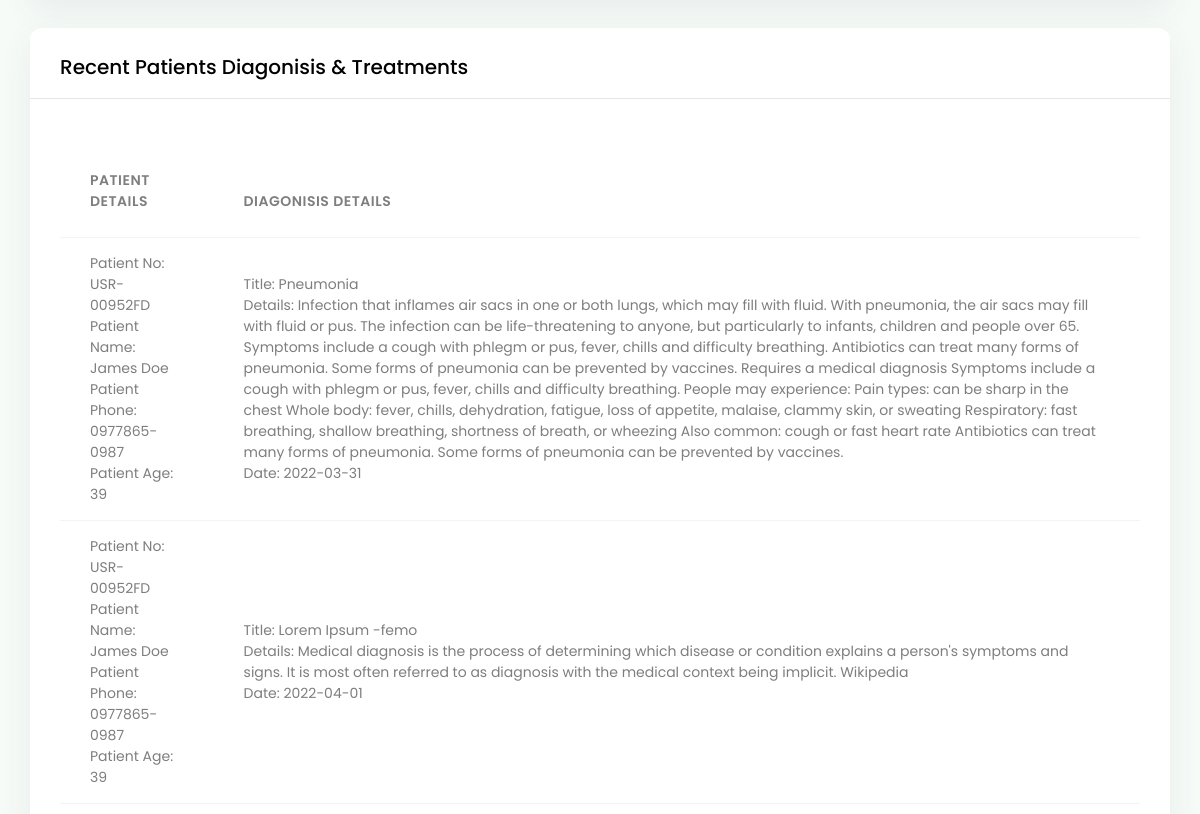
Before: /views/doctor.php?view=1 (middle part) with the older database file.
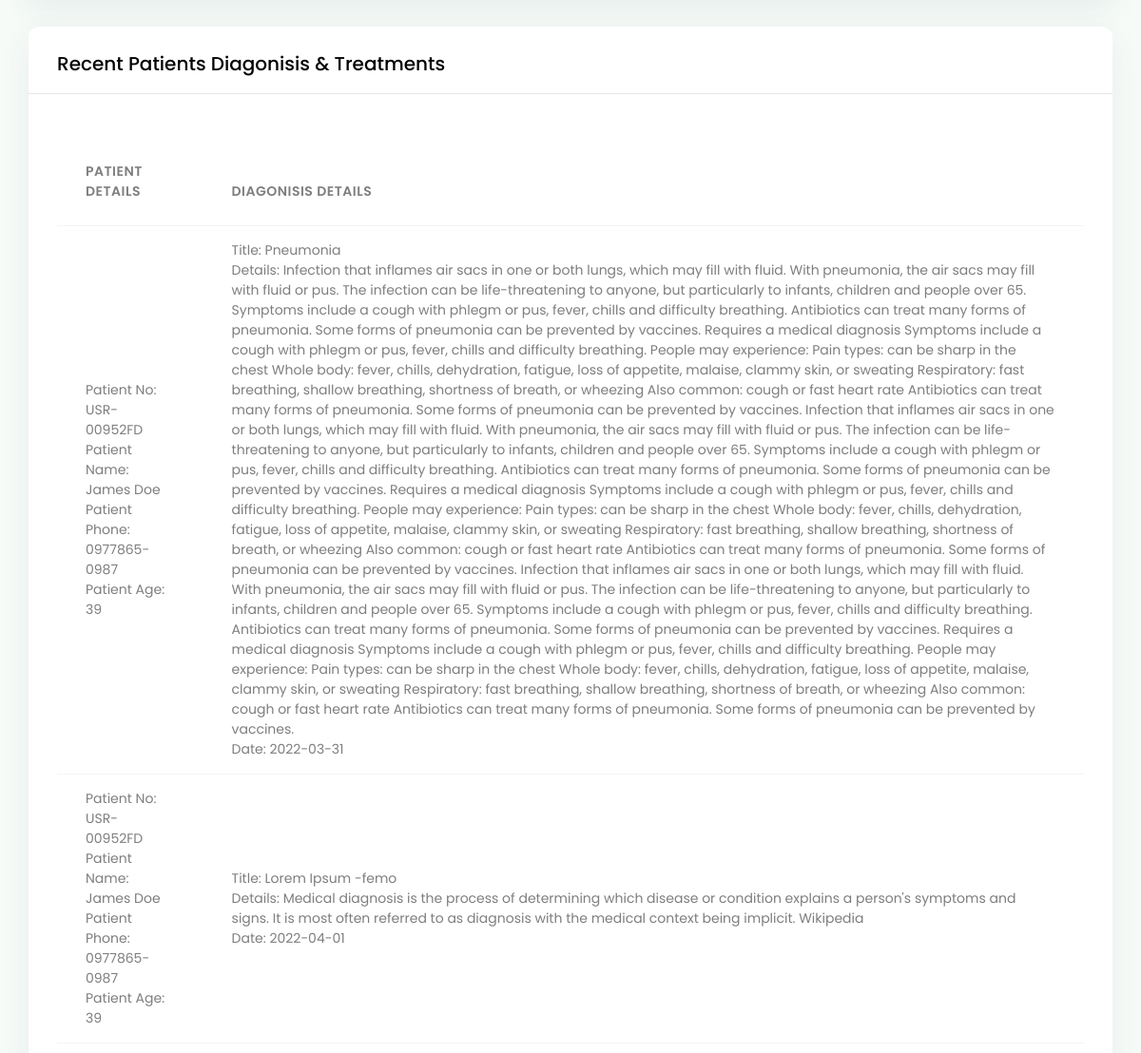
After: the same page with the newer database file.
### tables this page shows
CREATE TABLE `users` (
  `user_id` int(200) NOT NULL,
  `user_number` varchar(200) DEFAULT NULL,
  `user_name` varchar(200) DEFAULT NULL,
  `user_email` varchar(200) DEFAULT NULL,
  `user_phone` varchar(200) DEFAULT NULL,
  `user_age` varchar(200) DEFAULT NULL,
  `user_address` longtext DEFAULT NULL,
  `user_passport` longtext DEFAULT NULL,
  `user_date_added` varchar(200) DEFAULT NULL,
  `user_password` varchar(200) DEFAULT NULL,
  `user_access_level` varchar(200) DEFAULT NULL
);

CREATE TABLE `diagonisis` (
  `diag_id` int(200) NOT NULL,
  `diad_ref` varchar(200) DEFAULT NULL,
  `diag_patient_id` int(11) DEFAULT NULL,
  `diag_doctor_id` int(11) DEFAULT NULL,
  `diag_title` longtext DEFAULT NULL,
  `diag_details` longtext DEFAULT NULL,
  `diag_date_created` varchar(200) DEFAULT NULL,
  `diag_cost` varchar(200) DEFAULT NULL,
  `diag_payment_status` varchar(200) DEFAULT 'Pending'
);

### views/doctor.php (the view, shortened to what this page needs)
<?php
require_once '../app/settings/config.php';
require_once('../app/partials/head.php');
?>
<body>
    <div id="main-wrapper">
        <?php require_once('../app/partials/header.php');
        $view = $_GET['view'];
        $ret = "SELECT * FROM users
        WHERE user_id  = '$view'";
        $stmt = $mysqli->prepare($ret);
        $stmt->execute();
        $res = $stmt->get_result();
        while ($user = $res->fetch_object()) {
        ?>
            <div class="content-body">
                <div class="container-fluid">
                    <div class="row">
                                            <?php
                                            $ret = "SELECT * FROM appointments a
                                            INNER JOIN users u ON u.user_id = a.app_user_id
                                            WHERE a.app_doc_id  = '$view'";
                                            $stmt = $mysqli->prepare($ret);
                                            $stmt->execute();
                                            $res = $stmt->get_result();
                                            ?>
                        <div class="col-xl-3 col-xxl-12">
                        </div>
                        <div class="col-12">
                            <div class="card">
                                <div class="card-header border-0 pb-0">
                                    <h3 class="fs-20 mb-0 text-black">Recent Patients Diagonisis & Treatments</h3>
                                </div>
                                <hr>
                                <div class="card-body">
                                    <table class="table verticle-middle table-responsive-md">
                                        <thead>
                                            <tr>
                                                <th scope="col">Patient Details</th>
                                                <th scope="col">Diagonisis Details</th>
                                            </tr>
                                        </thead>
                                        <tbody>
                                            <?php
                                            $ret = "SELECT * FROM diagonisis d
                                            INNER JOIN users u ON u.user_id = d.diag_patient_id
                                            WHERE d.diag_doctor_id = '$view'";
                                            $stmt = $mysqli->prepare($ret);
                                            $stmt->execute();
                                            $res = $stmt->get_result();
                                            while ($row = $res->fetch_object()) {
                                            ?>
                                                <tr>
                                                    <td>
                                                        Patient No: <?php echo $row->user_number; ?><br>
                                                        Patient Name: <?php echo $row->user_name; ?><br>
                                                        Patient Phone: <?php echo $row->user_phone; ?><br>
                                                        Patient Age: <?php echo $row->user_age; ?><br>
                                                    </td>
                                                    <td>
                                                        Title: <?php echo $row->diag_title; ?> <br>
                                                        Details: <?php echo $row->diag_details; ?> <br>
                                                        Date: <?php echo $row->diag_date_created; ?>
                                                    </td>
                                                </tr>
                                            <?php } ?>
                                        </tbody>
                                    </table>
                                </div>
                            </div>
                        </div>
                    </div>
                </div>
            </div>
        <?php }
        require_once('../app/partials/footer.php'); ?>
    </div>
</body>
</html>

### app/partials/head.php (shortened to what this page needs)
<!DOCTYPE html>
<html lang="en" class="h-100">
<head>
    <link href="../assets/css/style.css" rel="stylesheet">
    <link rel="stylesheet" href="../assets/vendor/fontawesome-free/css/all.min.css">
    <link rel="stylesheet" type="text/css" href="https://cdn.datatables.net/v/dt/dt-1.10.25/datatables.min.css" />
    <link rel="stylesheet" type="text/css" href="https://cdn.datatables.net/buttons/1.7.1/css/buttons.dataTables.min.css" />
    <link rel="stylesheet" href="../assets/vendor/toastr/toastr.min.css">
    <link href="../assets/vendor/owl-carousel/owl.carousel.css" rel="stylesheet">
    <link href="../assets/vendor/bootstrap-select/dist/css/bootstrap-select.min.css" rel="stylesheet">
    <link rel="stylesheet" href="../assets/vendor/pickadate/themes/default.css">
    <link rel="stylesheet" href="../assets/vendor/pickadate/themes/default.date.css">
    <link href="../assets/vendor/bootstrap-select/dist/css/bootstrap-select.min.css" rel="stylesheet">
</head>

Changed rows visible on the page:
changed diagonisis "Pneumonia": diag_details "…be prevented by vaccines." → "…be prevented by vaccines. Infection that inflames air sacs in one or both lungs, which may fill with fluid. With pneumonia, the air sacs may fill with fluid or pus. The infection can be life-threatening to anyone, but particularly to infants, children and people over 65. Symptoms include a cough with phlegm or pus, fever, chills and difficulty breathing. Antibiotics can treat many forms of pneumonia. Some forms of pneumonia can be prevented by vaccines. Requires a medical diagnosis Symptoms include a cough with phlegm or pus, fever, chills and difficulty breathing. People may experience: Pain types: can be sharp in the chest Whole body: fever, chills, dehydration, fatigue, loss of…"
